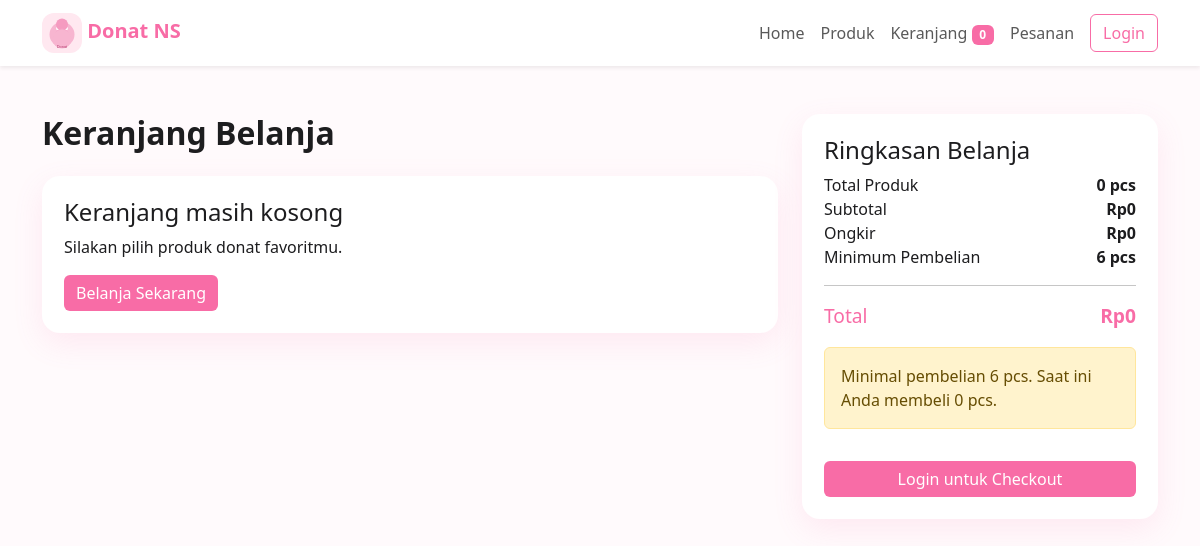
/customer/cart.php, run on the app's committed database.
### tables this page shows
CREATE TABLE settings (
  id INT AUTO_INCREMENT PRIMARY KEY,
  setting_key VARCHAR(255) NOT NULL UNIQUE,
  setting_value TEXT,
  updated_at TIMESTAMP DEFAULT CURRENT_TIMESTAMP ON UPDATE CURRENT_TIMESTAMP
);

### config/database.php (called while the page is built, shortened)
<?php
function db() {
    static $pdo = null;
    if ($pdo === null) {
        $host = 'localhost';
        $db = 'donat_ns_app';
        $user = 'root';
        $pass = '';
        $charset = 'utf8mb4';
        $dsn = "mysql:host={$host};dbname={$db};charset={$charset}";
        $options = [
            PDO::ATTR_ERRMODE => PDO::ERRMODE_EXCEPTION,
            PDO::ATTR_DEFAULT_FETCH_MODE => PDO::FETCH_ASSOC,
            PDO::ATTR_EMULATE_PREPARES => false,
        ];
        try {
            $pdo = new PDO($dsn, $user, $pass, $options);
        } catch (PDOException $e) {
            http_response_code(500);
            die('Koneksi database gagal. Pastikan MySQL XAMPP aktif dan database donat_ns_app sudah dibuat.');
        }
    }
    return $pdo;
}

### includes/functions.php (called while the page is built, shortened)
<?php
require_once __DIR__ . '/../config/database.php';
function e($value) {
    return htmlspecialchars((string)$value, ENT_QUOTES, 'UTF-8');
}
function formatCurrency($amount) {
    return 'Rp' . number_format((float)$amount, 0, ',', '.');
}
function getSetting($key, $default = null) {
    $stmt = db()->prepare('SELECT setting_value FROM settings WHERE setting_key = :key LIMIT 1');
    $stmt->execute([':key' => $key]);
    $row = $stmt->fetch();
    return $row ? $row['setting_value'] : $default;
}
function getSettings() {
    $stmt = db()->query('SELECT setting_key, setting_value FROM settings');
    $data = [];
    while ($row = $stmt->fetch()) {
        $data[$row['setting_key']] = $row['setting_value'];
    }
    return $data;
}
function isCustomerLoggedIn() {
    return isset($_SESSION['customer_id']);
}
function getCart() {
    return $_SESSION['cart'] ?? [];
}
function getCartSummary() {
    $cart = getCart();
    $subtotal = 0;
    $totalItems = 0;
    $items = [];
    $minimumOrder = (int)(getSetting('minimum_order', 6));
    $shippingCost = ($totalItems > $minimumOrder) ? (float)(getSetting('shipping_cost', 3000)) : 0;
    $totalAmount = $subtotal + $shippingCost;
    return [
        'items' => $items,
        'subtotal' => $subtotal,
        'shipping_cost' => $shippingCost,
        'total_amount' => $totalAmount,
        'total_items' => $totalItems,
        'minimum_order' => $minimumOrder,
        'can_checkout' => $totalItems >= $minimumOrder,
    ];
}

### customer/cart.php (the view, shortened to what this page needs)
<?php
require_once __DIR__ . '/../config/database.php';
require_once __DIR__ . '/../includes/functions.php';
$summary = getCartSummary();
require_once __DIR__ . '/../includes/header_customer.php';
?>
<div class="container py-5">
    <div class="row">
        <div class="col-lg-8">
            <h2 class="fw-bold mb-4">Keranjang Belanja</h2>
            <?php if (empty($summary['items'])): ?>
                <div class="empty-state">
                    <h4>Keranjang masih kosong</h4>
                    <p>Silakan pilih produk donat favoritmu.</p>
                    <a href="/donat_ns/customer/dashboard.php" class="btn btn-pink">Belanja Sekarang</a>
                </div>
            <?php endif; ?>
        </div>
        <div class="col-lg-4">
            <div class="summary-card">
                <h4>Ringkasan Belanja</h4>
                <div class="d-flex justify-content-between"><span>Total Produk</span><strong><?= (int)$summary['total_items'] ?> pcs</strong></div>
                <div class="d-flex justify-content-between"><span>Subtotal</span><strong><?= formatCurrency($summary['subtotal']) ?></strong></div>
                <div class="d-flex justify-content-between"><span>Ongkir</span><strong><?= formatCurrency($summary['shipping_cost']) ?></strong></div>
                <div class="d-flex justify-content-between"><span>Minimum Pembelian</span><strong><?= (int)$summary['minimum_order'] ?> pcs</strong></div>
                <hr>
                <div class="d-flex justify-content-between total-price"><span>Total</span><strong><?= formatCurrency($summary['total_amount']) ?></strong></div>
                <?php if ($summary['total_items'] < (int)$summary['minimum_order']): ?>
                    <div class="alert alert-warning mt-3">Minimal pembelian <?= (int)$summary['minimum_order'] ?> pcs. Saat ini Anda membeli <?= (int)$summary['total_items'] ?> pcs.</div>
                <?php endif; ?>
                <?php if (isCustomerLoggedIn()): ?>
                    <?php if ($summary['can_checkout']): ?>
                        <a href="/donat_ns/customer/checkout.php" class="btn btn-pink w-100 mt-3">Checkout</a>
                    <?php else: ?>
                        <button class="btn btn-secondary w-100 mt-3" disabled>Checkout</button>
                    <?php endif; ?>
                <?php else: ?>
                    <a href="/donat_ns/customer/login.php" class="btn btn-pink w-100 mt-3">Login untuk Checkout</a>
                <?php endif; ?>
            </div>
        </div>
    </div>
</div>
<?php require_once __DIR__ . '/../includes/footer_customer.php'; ?>

### includes/header_customer.php (shortened to what this page needs)
<?php require_once __DIR__ . '/functions.php'; $settings = getSettings(); $cart = getCartSummary(); ?>
<!DOCTYPE html>
<html lang="id">
<head>
    <link href="https://cdn.jsdelivr.net/npm/bootstrap@5.3.3/dist/css/bootstrap.min.css" rel="stylesheet">
    <link rel="stylesheet" href="/donat_ns/assets/css/customer.css">
</head>
<body>
<nav class="navbar navbar-expand-lg navbar-light bg-white shadow-sm sticky-top">
    <div class="container">
        <a class="navbar-brand fw-bold text-pink" href="/donat_ns/customer/dashboard.php">
            <img src="/donat_ns/uploads/products/donat-coklat.svg" alt="Logo Donat NS" class="brand-logo">
            <?= e($settings['shop_name'] ?? 'Donat NS') ?>
        </a>
        <div class="collapse navbar-collapse" id="navCustomer">
            <ul class="navbar-nav ms-auto align-items-center">
                <li class="nav-item"><a class="nav-link" href="/donat_ns/customer/dashboard.php">Home</a></li>
                <li class="nav-item"><a class="nav-link" href="/donat_ns/customer/dashboard.php#produk">Produk</a></li>
                <li class="nav-item"><a class="nav-link" href="/donat_ns/customer/cart.php">Keranjang <span class="badge bg-pink"><?= (int)($cart['total_items'] ?? 0) ?></span></a></li>
                <li class="nav-item"><a class="nav-link" href="/donat_ns/customer/order_history.php">Pesanan</a></li>
                <?php if (isCustomerLoggedIn()): ?>
                    <li class="nav-item"><a class="nav-link" href="/donat_ns/customer/profile.php">Akun</a></li>
                    <li class="nav-item"><a class="btn btn-outline-pink ms-2" href="/donat_ns/customer/logout.php">Logout</a></li>
                <?php else: ?>
                    <li class="nav-item"><a class="btn btn-outline-pink ms-2" href="/donat_ns/customer/login.php">Login</a></li>
                <?php endif; ?>
            </ul>
        </div>
    </div>
</nav>

### assets/css/customer.css (style rules this page uses)
:root { --pink: #ffb7d5; --pink-strong: #f86ca6; --blue: #dfeeff; --white: #ffffff; --text: #1d1d1f; --muted: #6c757d; --shadow: 0 10px 30px rgba(248, 108, 166, 0.12); }
body { font-family: 'Segoe UI', sans-serif; background: #fffafc; color: var(--text); }
.text-pink { color: var(--pink-strong) !important; }
.bg-pink { background: var(--pink-strong) !important; }
.btn-pink { background: var(--pink-strong); color: white; border: none; }
.btn-outline-pink { border: 1px solid var(--pink-strong); color: var(--pink-strong); }
.brand-logo { width: 40px; height: 40px; object-fit: cover; border-radius: 12px; }
.banner-card, .auth-card, .summary-card, .info-box, .empty-state, .checkout-info, .cart-item { background: white; border-radius: 18px; box-shadow: var(--shadow); padding: 22px; }
.total-price { color: var(--pink-strong); font-size: 1.2rem; }

### data on the page
settings: setting_value "0", setting_value "Rp0", setting_value "6"

### other printed values
$settings['shop_name'] "Donat NS"
